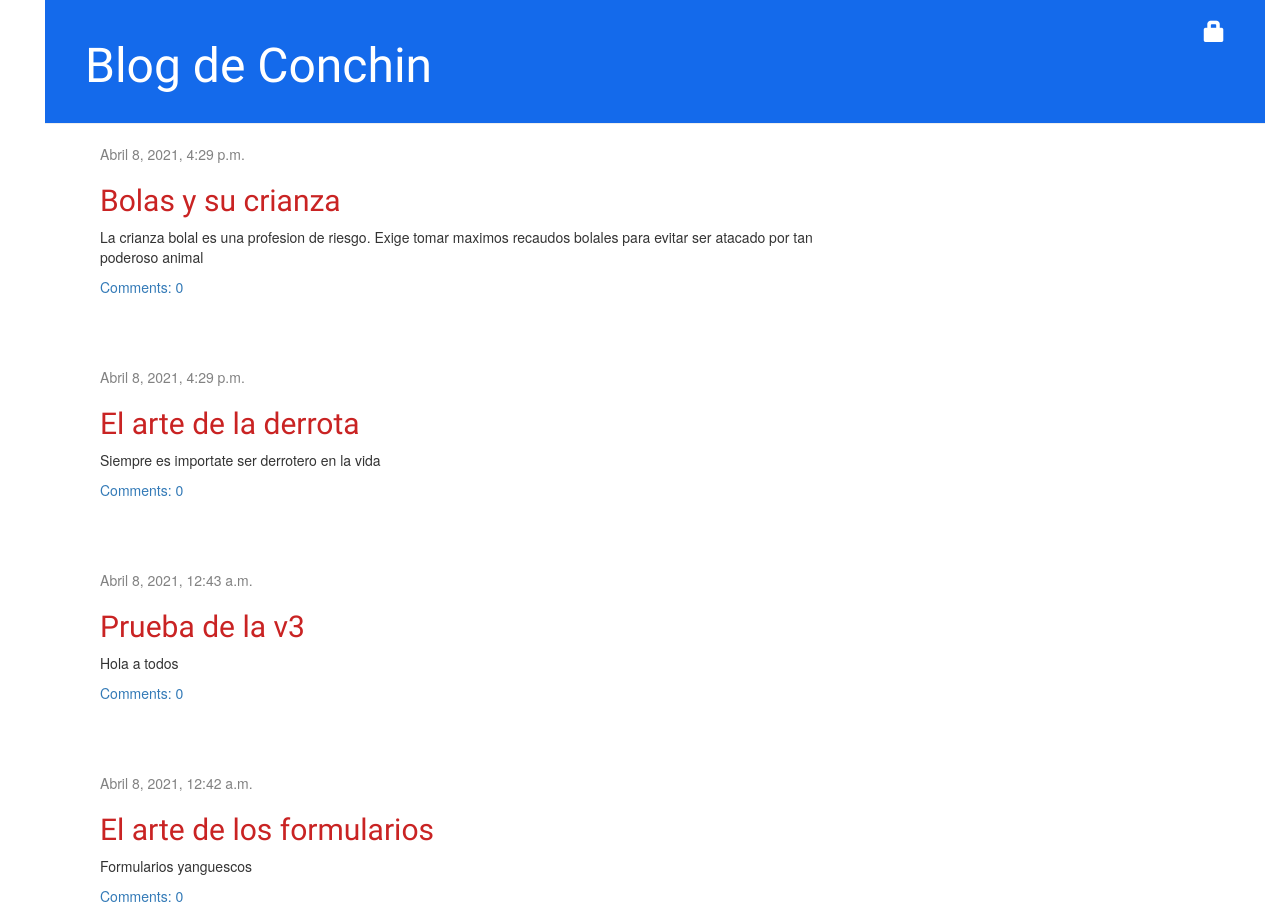
Before: / (upper part) with the older database file.
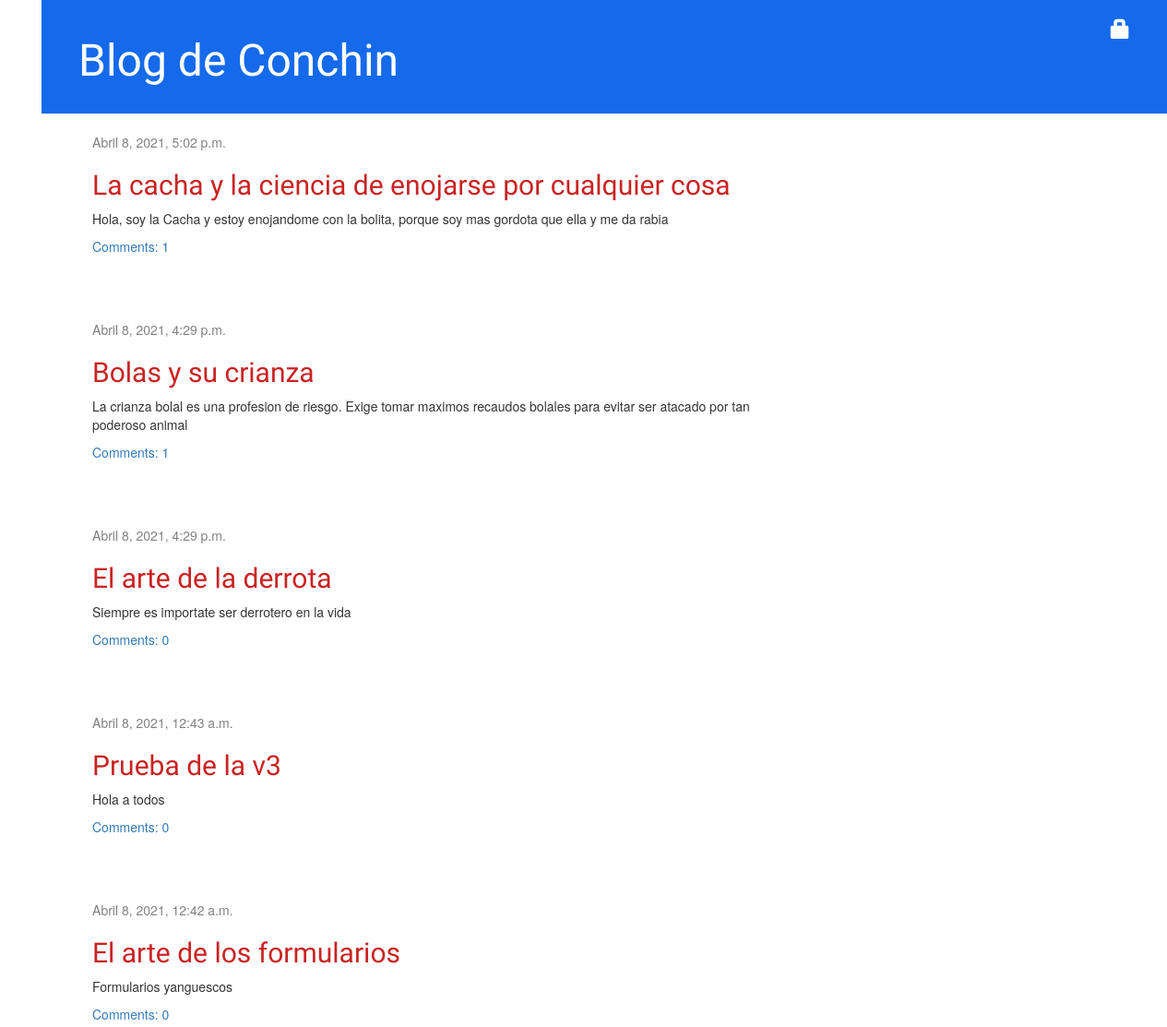
After: the same page with the newer database file.
### blog/models.py (models this page shows, shortened)
class Post(models.Model):
    author = models.ForeignKey('auth.User', on_delete=models.CASCADE)
    title = models.CharField(max_length=200)
    text = models.TextField()
    created_date = models.DateTimeField(default=timezone.now)
    published_date = models.DateTimeField(blank=True, null=True)

### blog/views.py (the view)
# urls.py: path('', views.post_list, name='post_list'),
def post_list(request):
    posts = Post.objects.filter(published_date__lte=timezone.now()).order_by('-published_date')
    return render(request, 'blog/post_list.html', {'posts':posts})

### blog/templates/blog/post_list.html
{% extends 'blog/base.html' %}
{% block content %}
    {% for post in posts %}
        <div class="post">
            <div class="date">
                {{ post.published_date }}
            </div>
            <h2><a href="{% url 'post_detail' pk=post.pk %}">{{ post.title }}</a></h2>
            <p>{{ post.text|linebreaksbr }}</p>
            <a href="{% url 'post_detail' pk=post.pk %}">Comments: {{ post.comments.count }}</a>
        </div>
    {% endfor %}
{% endblock %}

Changed rows visible on the page:
added Post: published_date "Abril 8, 2021, 5:02 p.m.", title "La cacha y la ciencia de enojarse por cualquier cosa", text "Hola, soy la Cacha y estoy enojandome con la bolita, porque soy mas gordota que ella y me da rabia", comments.count "1"
computed for Post "Bolas y su crianza": comments.count "0" → "1"
